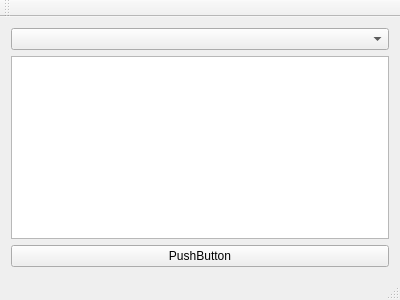
<?xml version="1.0" encoding="UTF-8"?>
<ui version="4.0">
 <class>MainWindow</class>
 <widget class="QMainWindow" name="MainWindow">
  <property name="geometry">
   <rect>
    <x>0</x>
    <y>0</y>
    <width>400</width>
    <height>300</height>
   </rect>
  </property>
  <property name="windowTitle">
   <string>MainWindow</string>
  </property>
  <widget class="QWidget" name="centralWidget">
   <layout class="QVBoxLayout" name="verticalLayout">
    <item>
     <widget class="QComboBox" name="comboBox"/>
    </item>
    <item>
     <widget class="QListWidget" name="listWidget"/>
    </item>
    <item>
     <widget class="QPushButton" name="pushButton">
      <property name="text">
       <string>PushButton</string>
      </property>
     </widget>
    </item>
   </layout>
  </widget>
  <widget class="QMenuBar" name="menuBar">
   <property name="geometry">
    <rect>
     <x>0</x>
     <y>0</y>
     <width>400</width>
     <height>17</height>
    </rect>
   </property>
  </widget>
  <widget class="QToolBar" name="mainToolBar">
   <attribute name="toolBarArea">
    <enum>TopToolBarArea</enum>
   </attribute>
   <attribute name="toolBarBreak">
    <bool>false</bool>
   </attribute>
  </widget>
  <widget class="QStatusBar" name="statusBar"/>
 </widget>
 <layoutdefault spacing="6" margin="11"/>
 <resources/>
 <connections/>
</ui>
